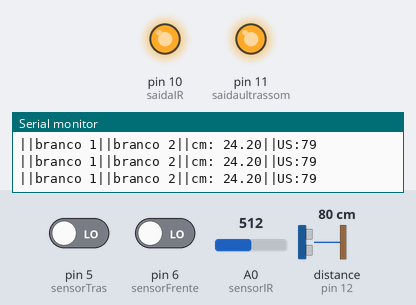
Simulated run of this sketch. Board: Arduino Uno, built with avr-gcc and run on an emulated ATmega328P. On the bench: output pins drawn as LEDs (lit = HIGH), the last lines printed to the serial monitor. Wiring (inferred from the names in the program): ultrasonic range finder: trigger pin 13; echo pin 12. The test bench sets the inputs (shaded band); at power-on: distance to the obstacle (sensor on pin 12) 80 cm, A0 (sensorIR) = 512, pin 5 (sensorTras) LOW, pin 6 (sensorFrente) LOW. The echo pulse lasts 58.3 µs per cm; pins used as bus, display or sensor lines are not drawn.

Above: at 1.2 s.
1.3 s: distance to the obstacle (sensor on pin 12) set to 127 cm
4.3 s: distance to the obstacle (sensor on pin 12) set to 134 cm
At 4.6 s:
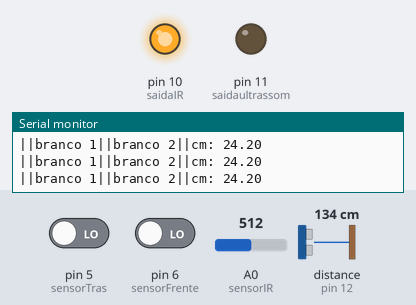
5.8 s: A0 (sensorIR) set to 579
8.8 s: A0 (sensorIR) set to 607
At 10.0 s:
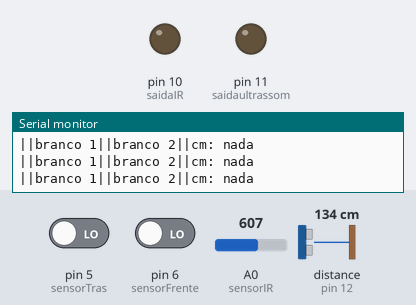
10.3 s: distance to the obstacle (sensor on pin 12) set to 2 cm
At 11.3 s:
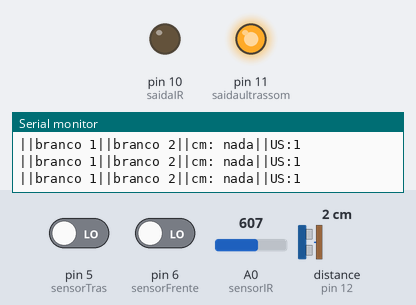
Timing chart, 0 to 13.3 s (numbered marks = the images above; inputs shaded):
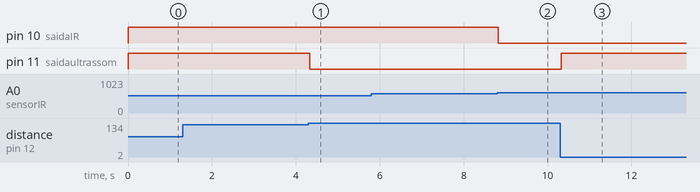

The sketch:

allsensor.ino
```cpp
//Sensores de linha
#define saidasensorlinhafrente 3//saida para o primeiro sensor de linha(Dianteiro) LED
#define saidasensorlinhatras 4 //saida para o segundo sensor de linha (Traseiro) LED
#define sensorFrente 6 //pino para receber o sinal do fototransistor de frente
#define sensorTras 5 //pino para receber o sinal do fototransistor de
int estado1, estado2;     //variável utilizada armazenar o estado do sensor de linha

//Sensor ultrassom

#define trigPin 13 //Pino do trigger (Obs: Não trocar)
#define echoPin 12 //Pino do Echo (Obs: Não trocar)
#define saidaultrassom 11 //Pino definido para escrita caso o sensor encontre algo LED
long duration, distance;
int x;

//Sensor IR

#define sensorIR 0    //Declaração do Pino analógico em que será feita a leitura do sensor
#define saidaIR 10       //Pino onde será escrito o booleano (Se há, ou não, um objeto ou adversário na frente do robô)
float sensorValue, cm;    //Must be of type float for pow()

//////////////////////////////////////////////////////////////////////////////////////////////////////////////////////////////

void setup(){
  Serial.begin(9600);
  //Linha
  pinMode(sensorFrente,INPUT); //definindo o pino do sensor como entrada
  pinMode(sensorTras, INPUT);
  pinMode(saidasensorlinhafrente, OUTPUT); //pino para a escrita caso o sensor indentifique a linha branca
  pinMode(saidasensorlinhatras, OUTPUT);

  //Ultrassom
  pinMode(trigPin, OUTPUT); // declarar pino de saída da onda
  pinMode(echoPin, INPUT); // declara pino da leitura da onda
  pinMode(saidaultrassom, OUTPUT); // declara pino de escrita caso seja encont LED

  //IR
  pinMode(saidaIR, OUTPUT); //Definindo o pino para escrita do IR
}

//////////////////////////////////////////////////////////////////////////////////////////////////////////////////////////////
void loop(){
  Serial.println("");
  //Linha
  digitalWrite(saidasensorlinhafrente, sensordelinhaFrente());
  digitalWrite(saidasensorlinhatras, sensordelinhaTras());

  //IR
  if(encontrarObstaculoIR()){ //executa função principal que retorna boleano
   digitalWrite(saidaIR, HIGH); //caso o boleano retorne true, será feita uma escrita na porta
  }
  else{
   digitalWrite(saidaIR, LOW); //caso contrario a porta estará sem sinal (LOW)
  }

  //Ultrassom
  x=6;
  if(x>=6){
   if(encontrarObstaculoUS()){
     Serial.print("||US:");
     Serial.print(distance);
     digitalWrite(saidaultrassom, HIGH);//Caso retorne true escreve 5v no pino de saida
   }
   else{
     digitalWrite(saidaultrassom, LOW);
   }
   x=0;
  }

}
//////////////////////////////////////////////////////////////////////////////////////////////////////////////////////////////

int sensordelinhaFrente(){
  estado1 = digitalRead(sensorFrente); //lê o estado do sensor (alto = inativo, baixo = ativo) //lê o estado do sensor de linha
  if (estado1 == HIGH) {
    Serial.print("||preto 1");
  }
  else {
    Serial.print("||branco 1");
  }
 return !estado1; //retorna o inverso, logo se encontrar lihnha branca retornará true, se tiver em preto, false.
}


int sensordelinhaTras(){
  estado2 = digitalRead(sensorTras); //lê o estado do sensor (alto = inativo, baixo = ativo) //lê o estado do sensor de linha
  if (estado2 == HIGH) {
    Serial.print("||preto 2");
  } else {
    Serial.print("||branco 2");
  }
 return !estado2; //retorna o inverso, logo se encontrar lihnha branca retornará true, se tiver em preto, false.
}


 boolean encontrarObstaculoUS(){
    //Começo do código padrão para uso do ultrassom (creio que não preciso explicar isso)
    digitalWrite(trigPin, LOW);
    delayMicroseconds(2);
    digitalWrite(trigPin, HIGH);
    delayMicroseconds(10);
    digitalWrite(trigPin, LOW);
    duration = pulseIn(echoPin, HIGH);
    distance = ((duration)/29.1)/2;
    //Fim do código padrão
    if (distance >= 130 || distance <= 0){ //Caso a distancia seja maior que 130(nosso robô tem 20cm e a arena 150cm, logo 130cm é o suficient para atravessa-la) ou menor/igual a 0 (nada encontrado) retorna FALSO
      return false;
    }
    else {
      return true; //caso a confdição anterior não seja satisfeita, retornará true
    }
}

boolean encontrarObstaculoIR(){
  sensorValue = analogRead(sensorIR);
  //inches = 4192.936 * pow(sensorValue,-0.935) - 3.937;
  cm = 10650.08 * pow(sensorValue,-0.935) - 7; //Função definida por http://arduinomega.blogspot.com.br/2011/05/infrared-long-range-sensor-gift-of.html e adaptada para nosso caso
  if(cm>=20.0 && cm<=150.0){ // Caso o retorno em cm seja entre 20m e 150cm então é retornado um booleano true
  Serial.print("||cm: ");
  Serial.print(cm);
  return true;
  }
  Serial.print("||cm: ");
  Serial.print("nada");
  return false; //caso não tenha retorno o if anterior, então retorna um false
}
```

Measured:
- the behaviour switches between 130 and 131 cm on distance to the obstacle (sensor on pin 12) (found by bisection; images 0 and 1)
- the behaviour switches between 597 and 598 on A0 (sensorIR) (found by bisection; images 1 and 2)
- after the input at 4.3 s, pin 11 (saidaultrassom): HIGH → LOW at once
- after the input at 8.8 s, pin 10 (saidaIR): HIGH → LOW at once
- after the input at 10.3 s, pin 11 (saidaultrassom): LOW → HIGH at once
